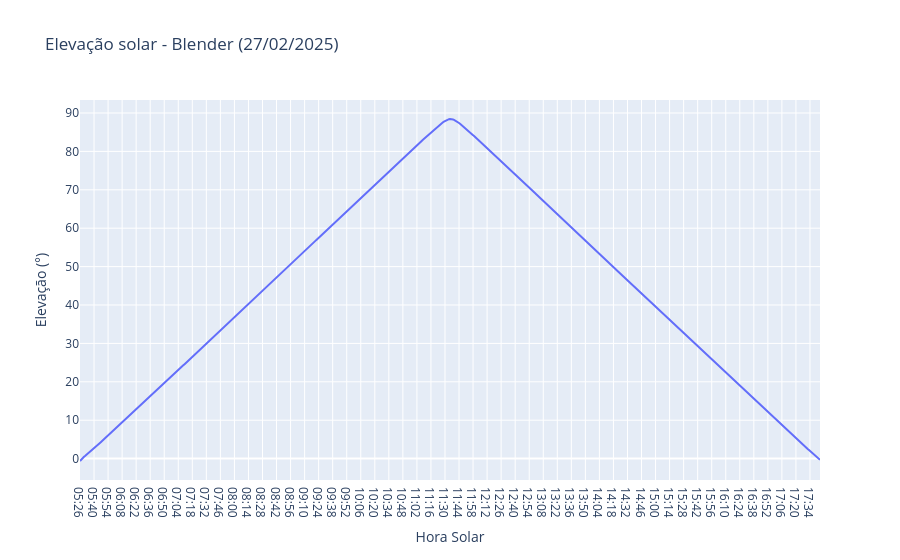
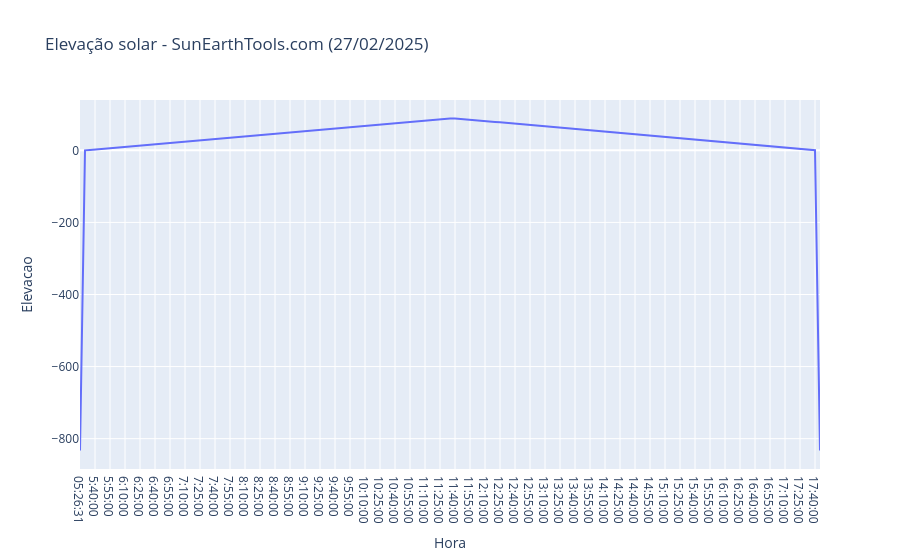
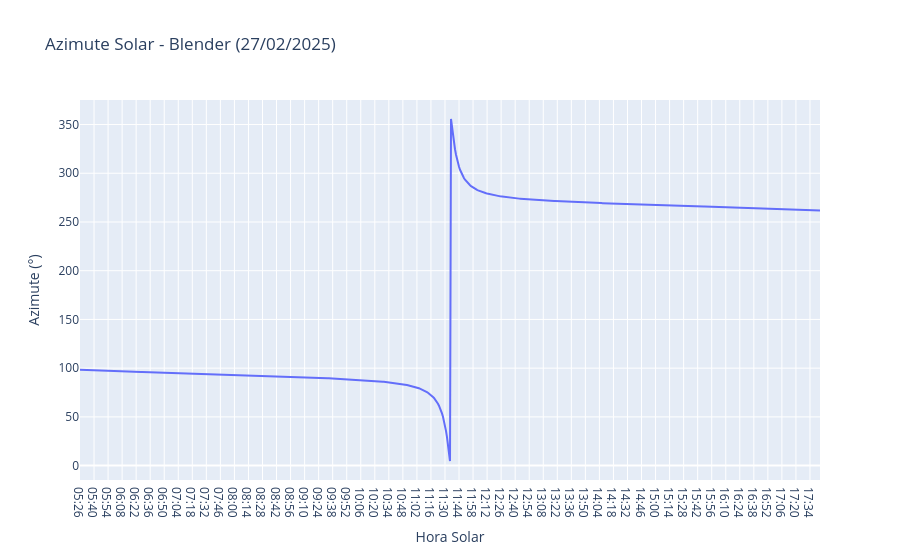
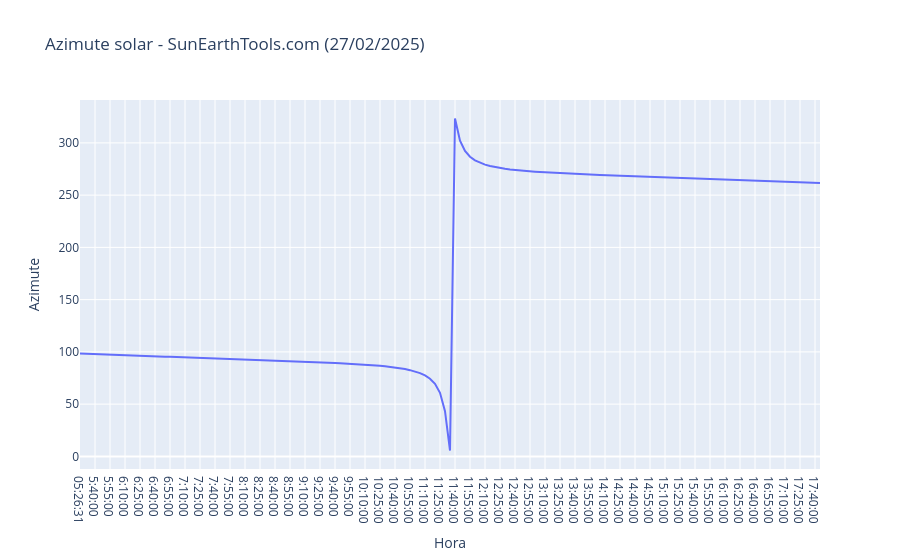

Write notebook code for charts like these, in order.
### Code cell
#Plots de Elevação e Azimute (individuais)

#Elevação solar no blender
fig = px.line(df2, x ='Hora Solar', y = "Elevação (°)", title="Elevação solar - Blender (27/02/2025)")
fig.show()

#Verificando o comportamento da elevação solar no SunEarthTools.com
fig = px.line(df1, x ='Hora', y = "Elevacao", title="Elevação solar - SunEarthTools.com (27/02/2025)")
fig.show()

#Verificando o comportamento da elevação solar no Blender

fig = px.line(df2, x ='Hora Solar', y = "Azimute (°)", title="Azimute Solar - Blender (27/02/2025)")
fig.show()

#Verificando o comportamento da azimute solar no SunEarthTools.com

fig = px.line(df1, x ='Hora', y = "Azimute", title="Azimute solar - SunEarthTools.com (27/02/2025)")
fig.show()

### Figure 1 — Plotly figure (JSON) as saved in the notebook; plotly's stock layout.template omitted (floating-point values rounded to 4 significant figures; data arrays with more than 128 entries replaced by an {"elided": "..."} marker saying what was removed)
{"data": [{"hovertemplate": "Hora Solar=%{x}<br>Elevação (°)=%{y}<extra></extra>", "legendgroup": "", "line": {"color": "#636efa", "dash": "solid"}, "marker": {"symbol": "circle"}, "mode": "lines", "name": "", "orientation": "v", "showlegend": false, "type": "scatter", "x": {"elided": "739 str values"}, "xaxis": "x", "y": {"elided": "739 float values"}, "yaxis": "y"}], "layout": {"legend": {"tracegroupgap": 0}, "title": {"text": "Elevação solar - Blender (27/02/2025)"}, "xaxis": {"anchor": "y", "domain": [0, 1], "title": {"text": "Hora Solar"}}, "yaxis": {"anchor": "x", "domain": [0, 1], "title": {"text": "Elevação (°)"}}}}

### Figure 2 — Plotly figure (JSON) as saved in the notebook; plotly's stock layout.template omitted (floating-point values rounded to 4 significant figures; data arrays with more than 128 entries replaced by an {"elided": "..."} marker saying what was removed)
{"data": [{"hovertemplate": "Hora=%{x}<br>Elevacao=%{y}<extra></extra>", "legendgroup": "", "line": {"color": "#636efa", "dash": "solid"}, "marker": {"symbol": "circle"}, "mode": "lines", "name": "", "orientation": "v", "showlegend": false, "type": "scatter", "x": {"elided": "149 str values"}, "xaxis": "x", "y": {"elided": "149 float values"}, "yaxis": "y"}], "layout": {"legend": {"tracegroupgap": 0}, "title": {"text": "Elevação solar - SunEarthTools.com (27/02/2025)"}, "xaxis": {"anchor": "y", "domain": [0, 1], "title": {"text": "Hora"}}, "yaxis": {"anchor": "x", "domain": [0, 1], "title": {"text": "Elevacao"}}}}

### Figure 3 — Plotly figure (JSON) as saved in the notebook; plotly's stock layout.template omitted (floating-point values rounded to 4 significant figures; data arrays with more than 128 entries replaced by an {"elided": "..."} marker saying what was removed)
{"data": [{"hovertemplate": "Hora Solar=%{x}<br>Azimute (°)=%{y}<extra></extra>", "legendgroup": "", "line": {"color": "#636efa", "dash": "solid"}, "marker": {"symbol": "circle"}, "mode": "lines", "name": "", "orientation": "v", "showlegend": false, "type": "scatter", "x": {"elided": "739 str values"}, "xaxis": "x", "y": {"elided": "739 float values"}, "yaxis": "y"}], "layout": {"legend": {"tracegroupgap": 0}, "title": {"text": "Azimute Solar - Blender (27/02/2025)"}, "xaxis": {"anchor": "y", "domain": [0, 1], "title": {"text": "Hora Solar"}}, "yaxis": {"anchor": "x", "domain": [0, 1], "title": {"text": "Azimute (°)"}}}}

### Figure 4 — Plotly figure (JSON) as saved in the notebook; plotly's stock layout.template omitted (floating-point values rounded to 4 significant figures; data arrays with more than 128 entries replaced by an {"elided": "..."} marker saying what was removed)
{"data": [{"hovertemplate": "Hora=%{x}<br>Azimute=%{y}<extra></extra>", "legendgroup": "", "line": {"color": "#636efa", "dash": "solid"}, "marker": {"symbol": "circle"}, "mode": "lines", "name": "", "orientation": "v", "showlegend": false, "type": "scatter", "x": {"elided": "149 str values"}, "xaxis": "x", "y": {"elided": "149 float values"}, "yaxis": "y"}], "layout": {"legend": {"tracegroupgap": 0}, "title": {"text": "Azimute solar - SunEarthTools.com (27/02/2025)"}, "xaxis": {"anchor": "y", "domain": [0, 1], "title": {"text": "Hora"}}, "yaxis": {"anchor": "x", "domain": [0, 1], "title": {"text": "Azimute"}}}}
